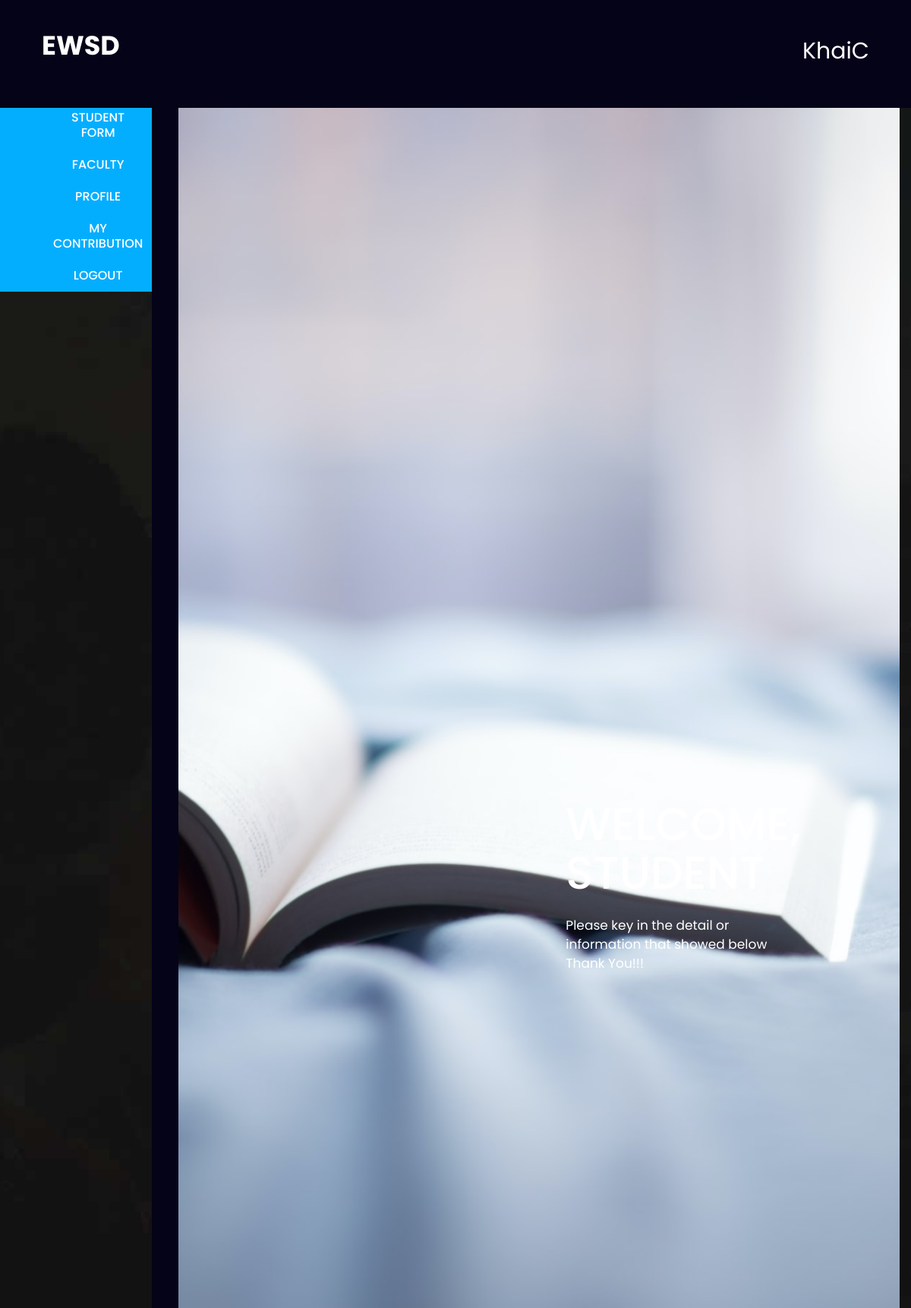
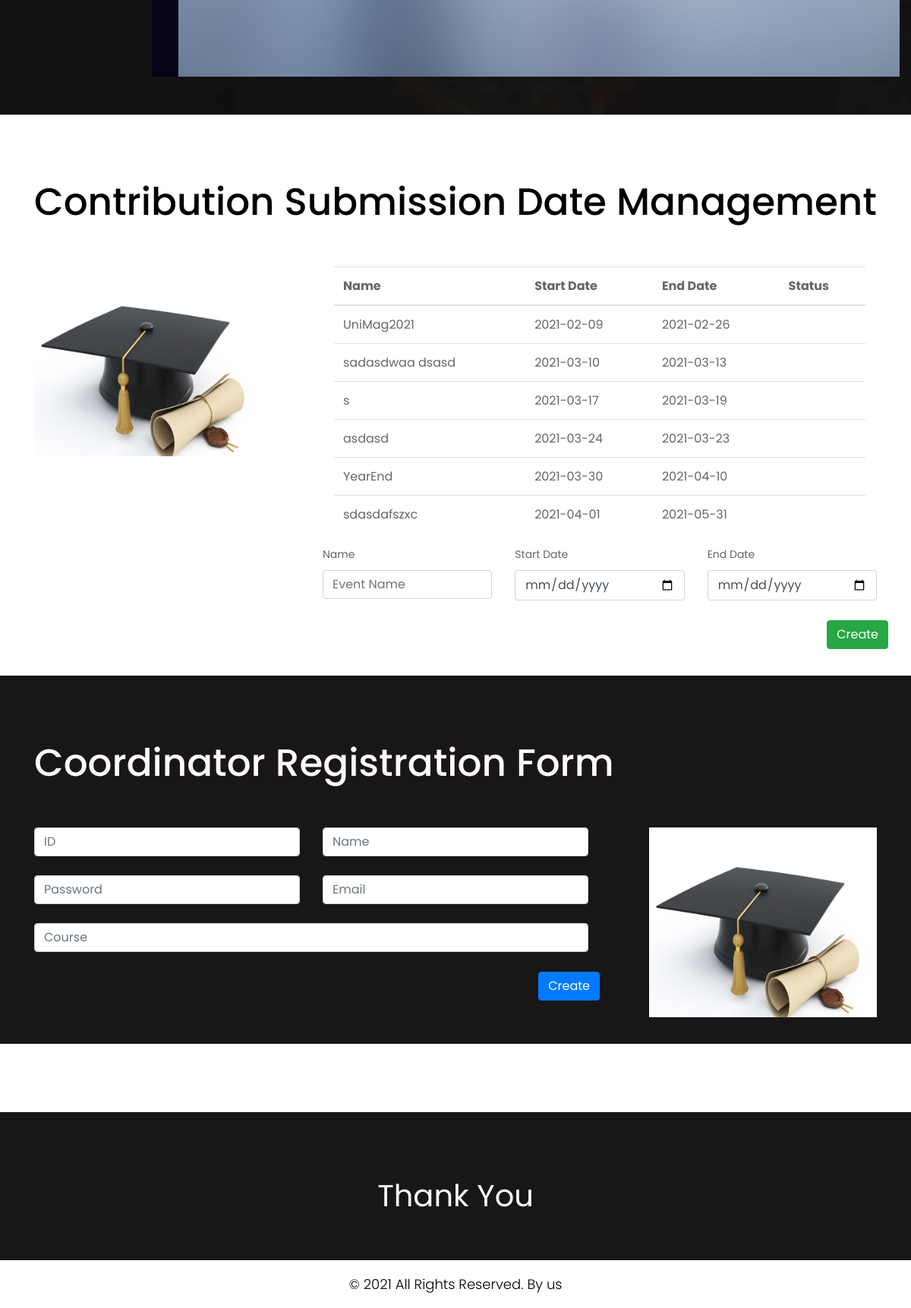
The app's page /Code/EWSDcoursework/Admin.php (signed in) with its own data (2 pictures, top to bottom).
### tables this page shows
CREATE TABLE `student_tb` (
  `Student_ID` int(11) NOT NULL,
  `Name` varchar(255) NOT NULL,
  `Faculty` varchar(255) NOT NULL,
  `DOB` varchar(255) NOT NULL,
  `Gender` varchar(10) NOT NULL,
  `Email` varchar(255) NOT NULL,
  `Password` varchar(255) NOT NULL,
  `Type` varchar(50) NOT NULL
);

CREATE TABLE `event_tb` (
  `Event_ID` int(11) NOT NULL,
  `Name` varchar(255) NOT NULL,
  `Start_Date` date NOT NULL,
  `End_Date` date NOT NULL
);

### Code/EWSDcoursework/Session.php (called while the page is built, shortened)
<?php
	require_once "dbconn.php";
	if(isset($_SESSION["login"]) && isset($_SESSION["type"]) && $_SESSION["type"] == "student"){
		$user_check = $_SESSION["login"];
		$sql = "SELECT * FROM `student_tb` WHERE `Name` = '$user_check' || `Student_ID` = '$user_check'";
		$result = mysqli_query($conn,$sql);
		$row = mysqli_fetch_array($result);
		$login_session = $row['Student_ID'];
		$login_name = $row['Name'];
		$login_type = $row['Type'];
	}

### Code/EWSDcoursework/Admin.php (the view, shortened to what this page needs)
<link href="https://cdn.datatables.net/1.10.23/css/jquery.dataTables.min.css" rel="stylesheet">
<?php include '../EWSDcoursework/Top.php' ?>
<?php
	require_once("dbconn.php");
    if(!isset($_GET['p'])){
        $curr_page = 1;
    }
    else{
        $curr_page = $_GET['p'];
    }
    $curr_result = ($curr_page - 1)* RPP;
	?>
<body>
<div id="txtarea" class="our">
        <div class="container">
            <div class="row">
                <div class="col-md-12">
                    <div class="titlepage">
                        <h2>Contribution Submission Date Management</h2>
                    </div>
                </div>
            </div>
            <div class="row">
                <div class="col-md-12 margin_bottom">
                    <div class="row">
                        <div class="col-xl-4 col-lg-4 col-md-4 col-sm-12">
                            <div class="two-box">
                                <figure><img style="width:300px;height:250px;" src="../EWSDcoursework/Layout/mainpage/images/gradurate.jpg" alt="#" /></figure>
                            </div>
                        </div>
                        <div class="col-xl-8 col-lg-8 col-md-8 col-sm-12">
                            <div class="txtarea">
                                    <div class="container">
                                        <div class="infobody">
                                            <table id="table_id" class="table">
                                                <thead>
                                                    <tr>
                                                        <th>Name</th>
                                                        <th>Start Date</th>
                                                        <th>End Date</th>
                                                        <th>Status</th>
                                                    </tr>
                                                </thead>
                                                <tbody>
                                                <?php
                                                    $sql2 = "SELECT * FROM event_tb ORDER BY Start_Date ASC LIMIT $curr_result,".RPP;
                                                    $eventresult = mysqli_query($conn,$sql2);
                                                    if(mysqli_num_rows($eventresult)!=0) {
                                                        while($Eventrow = mysqli_fetch_assoc($eventresult)) {
                                                            echo "<tr><td>" . $Eventrow["Name"]. "</td><td id='marker'>" . $Eventrow["Start_Date"]. "</td><td>" . $Eventrow["End_Date"]. "</td><td>" . $Eventrow["Status"]. "</td></tr>";
                                                        }
                                                    }
                                                    else{
                                                          echo "<tr><td colspan='3' style='text-align:center'> No Data </td></tr>";
                                                    }
                                                ?>
                                                </tbody>
                                            </table>
                                        </div>
                                    </div>
                                    <form action="<?php echo $_SERVER['PHP_SELF'];?>" method="POST" id="Event_Form">
                                    <div class="row">
                                     <div class="col">
                                            <label>Name</label>
                                            <input type="text" class="form-control" name="EventName" placeholder="Event Name" aria-label="Event_Name" required>
                                        </div>
                                        <div class="col">
                                            <label>Start Date</label>
                                            <input type="date" class="form-control" name="StartDate" placeholder="Start Date" aria-label="Start_Date" required>
                                        </div>
                                        <div class="col">
                                            <label>End Date</label>
                                            <input type="date" class="form-control" name="EndDate" placeholder="End Date" aria-label="End_Date" required>
                                        </div>
                                    </div>
                                    <br>
                                    <div class="row" style="float:right;">
                                        <button style="margin-left:20px;" type="submit" name="CreateEvent" class="btn btn-success">Create</button>
                                    </div>
                                    </form>
                            </div>
                        </div>
                    </div>
                </div>
            </div>
        </div>
    </div>
    <div id="txtarea" class="ourInvert">
    <div class="container">
        <div class="row">
            <div class="col-md-12">
                <div class="titlepage">
                    <h2 style="color:snow;">Coordinator Registration Form</h2>
                </div>
            </div>
        </div>
        <div class="row">
            <div class="col-md-12 margin_bottom">
                <div class="row">
                    <div class="col-xl-8 col-lg-8 col-md-8 col-sm-12">
                        <div class="txtarea">
                                <form action="<?php echo $_SERVER['PHP_SELF'];?>" method="POST" id="NewCO_Form">
                                <div class="row">
                                    <div class="col">
                                        <input type="text" class="form-control" name="ID" placeholder="ID" id="COID" aria-label="ID">
                                    </div>
                                    <div class="col">
                                        <input type="text" class="form-control" name="Name" placeholder="Name" id="COName" aria-label="name">
                                    </div>
                                    <br>
                                </div>
                                <br>
                                <div class="row">
                                    <div class="col">
                                        <input type="password" class="form-control" name="pass" placeholder="Password" id="pass" aria-label="Password" required>
                                    </div>
                                    <div class="col">
                                        <input type="emial" class="form-control" name="email" placeholder="Email" id="email" aria-label="Email" required>
                                    </div>
                                </div>
                                <br>
                                <div class="row">
                                    <div class="col">
                                        <input type="text" class="form-control" name="course" placeholder="Course" id="course" aria-label="Course" required>
                                    </div>
                                </div>
                                <br>
                                <div class="row" style="float:right;">
                                    <button style="margin-left:20px;" type="submit" name="AddCoordinator" class="btn btn-primary">Create</button>
                                </div>
                            </form>
                        </div>
                    </div>
                    <div class="col-xl-4 col-lg-4 col-md-4 col-sm-12">
                        <div class="two-box">
                            <figure><img style="width:300px;height:250px;float:right" src="../EWSDcoursework/Layout/mainpage/images/gradurate.jpg" alt="#" /></figure>
                        </div>
                    </div>
                </div>
            </div>
        </div>
    </div>
</div>
</body>
<?php include '../EWSDcoursework/footer.php' ?>

### Code/EWSDcoursework/Top.php (shortened to what this page needs)
<?php require_once "Session.php"?>
<!DOCTYPE html>
<html lang="en">
<head>
    <link rel="stylesheet" href="../EWSDcoursework/Layout/mainpage/css/bootstrap.min.css">
    <link rel="stylesheet" href="../EWSDcoursework/Layout/mainpage/css/style.css">
    <link rel="stylesheet" href="../EWSDcoursework/Layout/mainpage/css/responsive.css">
    <link rel="stylesheet" href="../EWSDcoursework/Layout/mainpage/css/jquery.mCustomScrollbar.min.css">
    <link rel="stylesheet" href="https://netdna.bootstrapcdn.com/font-awesome/4.0.3/css/font-awesome.css">
    <link rel="stylesheet" href="https://cdnjs.cloudflare.com/ajax/libs/fancybox/2.1.5/jquery.fancybox.min.css" media="screen">
</head>
<body class="main-layout">
    <header>
        <div class="header-top">
            <div class="header" style="background-color:#050318;">
                <div class="container-fluid">
                    <div class="row">
                        <div class="col-xl-3 col-lg-3 col-md-3 col-sm-3 col logo_section">
                            <div class="full">
                                <div class="center-desk">
                                    <div class="logo">
                                        <a href="index.html"><label style="font-size:35px;color:#fff;">EWSD</label></a>
                                    </div>
                                </div>
                            </div>
                        </div>
                        <div class="col-xl-9 col-lg-9 col-md-9 col-sm-9">
                                        <ul class="top_icon">
                                        <?php
	if(!empty($login_name)){
                                            echo "<li class='username'><label style='font-size:30px;color:#fff;'>$login_name<label></li>";
                                        }
                                        else{
                                            echo "<li class='username'><label style='font-size:30px;color:#fff;'><label></li>";
                                        }
                                        ?>
                                        </ul>
                        </div>
                    </div>
                </div>
            </div>
            <section class="slider_section">
                <div class="banner_main">
                    <div class="container-fluid">
                        <div class="row">
                            <div class="col-md-2 padding_left0">
                                <div class="menu-area">
                                <div class="limit-box">
                                    <nav class="main-menu">
                                        <ul class="menu-area-main">
										<?php
                    if(!empty($login_session)){
                      $sql = "SELECT ID FROM contribution_tb WHERE SubBy = '$login_session' LIMIT 1";
                                                          $result = mysqli_query($conn, $sql);
                                                          $row = mysqli_fetch_assoc($result);
                    }
										if(!empty($login_name)){
                                            if($login_type == "student"){
                                                echo "<li class='active'><a href='index.php#txtarea'>Student Form</a></li>";
                                                 echo"<li class='active'><a href='Faculty.php#txtarea'>Faculty</a></li>";
                                                echo"<li class='active'><a href='#Profile_Form'>Profile</a></li>";
                                                if (!empty($row["ID"])) {
                                echo "<li class='active'><a href='Contribution.php?Cid=" . $row["ID"] . "'>My Contribution</a></li>";
                                }
                                            }
                                            echo"<li class='active'> <a href='Logout.php'>Logout</a></li>";
                                        }
										else{
											echo"<li class='active'> <a href='Login.php'>Login</a></li>";
										}
                                           ?>
                                        </ul>
                                    </nav>
                                </div>
                            </div>
                            </div>
                             <div class="col-xl-6 col-lg-6 col-md-6 col-sm-12 ">
                                <div class="text-img">
                                   <figure><img  src="../EWSDcoursework/Layout/mainpage/images/book.jpg" alt="#"/></figure>
                                   <div class="text-bg" style="position: absolute;top: 50%;left: 50%;
                                   transform: translate(-50%, -50%);">
                                   <?php
                                   if(!empty($login_name)){
                                        if($login_type == "student"){
                                            echo "<h1>Welcome,<br>Student</h1>";
                                        }
                                        else{
                                            echo "<h1>Welcome,<br>$login_type</h1>";
                                        }
                                   }
                                   else{
                                       echo "<h1>Welcome,<br>User</h1>";
                                   }
                                   ?>
                                    <span>Please key in the detail or information that showed below<br> Thank You!!!</span>
                                </div>
                                </div>
                            </div>
                        </div>
                    </div>
                </div>
           </section>
        </div>
    </header>
</body>
</html>

### records on screen
student_tb: Name "KhaiC"
event_tb: Name "UniMag2021", Start_Date "2021-02-09", End_Date "2021-02-26"
event_tb: Name "sadasdwaa dsasd", Start_Date "2021-03-10", End_Date "2021-03-13"
event_tb: Name "s", Start_Date "2021-03-17", End_Date "2021-03-19"
event_tb: Name "asdasd", Start_Date "2021-03-24", End_Date "2021-03-23"
event_tb: Name "YearEnd", Start_Date "2021-03-30", End_Date "2021-04-10"
event_tb: Name "sdasdafszxc", Start_Date "2021-04-01", End_Date "2021-05-31"
